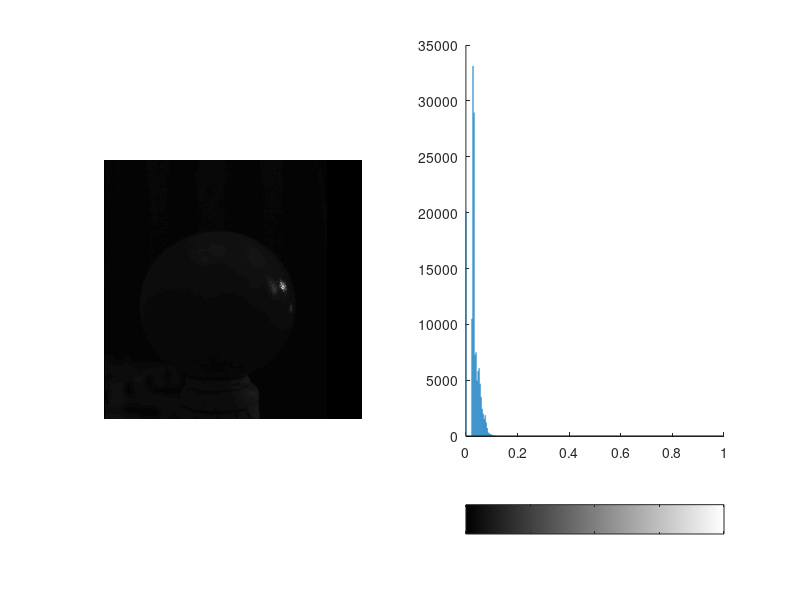

Reproduce this figure in MATLAB. (Note: this script raises an error after producing the figure.)
% play with images
load('gloss100_ball.mat');
subplot(1,2,1);imshow(gloss100_ball)
subplot(1,2,2);imhist(gloss100_ball)

% load spheron_sphere4-001.mat
im1 = multispectralImage;
render1 = imcrop(im1, [2517 0 379 2707]);
render_ball1 = imcrop(render1, [0 1192 380 379]);

%%
subplot(1,2,1);imshow(render_ball1.*10)
subplot(1,2,2);imhist(render_ball1.*10)

%%
subplot(1,2,1);imshow(render_ball2.*10)
subplot(1,2,2);imhist(render_ball2.*10)
%%
subplot(1,2,1);imshow(render_ball3.*10)
subplot(1,2,2);imhist(render_ball3.*10)

%% mean/median etc
mean_photo = mean(gloss100_ball(:))
median_photo = median(gloss100_ball(:))

mean_render1 = mean(render_ball1(:))
median_render1 = median(render_ball1(:))


% scaled render
render_scaled1 = render_ball1.*10;
